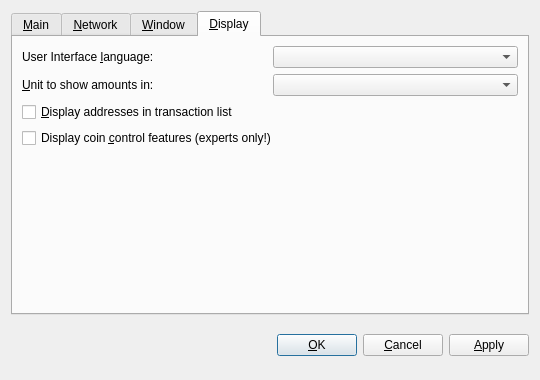
<?xml version="1.0" encoding="UTF-8"?>
<ui version="4.0">
 <class>OptionsDialog</class>
 <widget class="QDialog" name="OptionsDialog">
  <property name="geometry">
   <rect>
    <x>0</x>
    <y>0</y>
    <width>540</width>
    <height>380</height>
   </rect>
  </property>
  <property name="windowTitle">
   <string>Options</string>
  </property>
  <property name="styleSheet">
   <string notr="true"/>
  </property>
  <property name="modal">
   <bool>true</bool>
  </property>
  <layout class="QVBoxLayout" name="verticalLayout">
   <item>
    <widget class="QTabWidget" name="tabWidget">
     <property name="tabPosition">
      <enum>QTabWidget::North</enum>
     </property>
     <property name="currentIndex">
      <number>3</number>
     </property>
     <widget class="QWidget" name="tabMain">
      <attribute name="title">
       <string>&amp;Main</string>
      </attribute>
      <layout class="QVBoxLayout" name="verticalLayout_Main">
       <item>
        <widget class="QLabel" name="transactionFeeInfoLabel">
         <property name="text">
          <string>Optional transaction fee per kB that helps make sure your transactions are processed quickly. Most transactions are 1 kB. Fee 0.01 recommended.</string>
         </property>
         <property name="textFormat">
          <enum>Qt::PlainText</enum>
         </property>
         <property name="wordWrap">
          <bool>true</bool>
         </property>
        </widget>
       </item>
       <item>
        <layout class="QHBoxLayout" name="horizontalLayoutFee">
         <item>
          <widget class="QLabel" name="transactionFeeLabel">
           <property name="text">
            <string>Pay transaction &amp;fee</string>
           </property>
           <property name="textFormat">
            <enum>Qt::PlainText</enum>
           </property>
           <property name="buddy">
            <cstring>transactionFee</cstring>
           </property>
          </widget>
         </item>
         <item>
          <widget class="BitcoinAmountField" name="transactionFee"/>
         </item>
         <item>
          <spacer name="horizontalSpacerFee">
           <property name="orientation">
            <enum>Qt::Horizontal</enum>
           </property>
           <property name="sizeHint" stdset="0">
            <size>
             <width>40</width>
             <height>20</height>
            </size>
           </property>
          </spacer>
         </item>
        </layout>
       </item>
       <item>
        <widget class="QLabel" name="reserveBalanceInfoLabel">
         <property name="text">
          <string>Reserved amount does not participate in staking and is therefore spendable at any time.</string>
         </property>
         <property name="textFormat">
          <enum>Qt::PlainText</enum>
         </property>
         <property name="wordWrap">
          <bool>true</bool>
         </property>
        </widget>
       </item>
       <item>
        <layout class="QHBoxLayout" name="horizontalLayoutReserveBalance">
         <item>
          <widget class="QLabel" name="reserveBalanceLabel">
           <property name="text">
            <string>Reserve</string>
           </property>
           <property name="textFormat">
            <enum>Qt::PlainText</enum>
           </property>
           <property name="buddy">
            <cstring>reserveBalance</cstring>
           </property>
          </widget>
         </item>
         <item>
          <widget class="BitcoinAmountField" name="reserveBalance"/>
         </item>
         <item>
          <spacer name="horizontalSpacerReserveBalance">
           <property name="orientation">
            <enum>Qt::Horizontal</enum>
           </property>
           <property name="sizeHint" stdset="0">
            <size>
             <width>40</width>
             <height>20</height>
            </size>
           </property>
          </spacer>
         </item>
        </layout>
       </item>
       <item>
        <widget class="QCheckBox" name="bitcoinAtStartup">
         <property name="toolTip">
          <string>Automatically start castle after logging in to the system.</string>
         </property>
         <property name="text">
          <string>&amp;Start castle on system login</string>
         </property>
        </widget>
       </item>
       <item>
        <widget class="QCheckBox" name="detachDatabases">
         <property name="toolTip">
          <string>Detach block and address databases at shutdown. This means they can be moved to another data directory, but it slows down shutdown. The wallet is always detached.</string>
         </property>
         <property name="text">
          <string>&amp;Detach databases at shutdown</string>
         </property>
        </widget>
       </item>
       <item>
        <spacer name="verticalSpacer_Main">
         <property name="orientation">
          <enum>Qt::Vertical</enum>
         </property>
         <property name="sizeHint" stdset="0">
          <size>
           <width>20</width>
           <height>40</height>
          </size>
         </property>
        </spacer>
       </item>
      </layout>
     </widget>
     <widget class="QWidget" name="tabNetwork">
      <attribute name="title">
       <string>&amp;Network</string>
      </attribute>
      <layout class="QVBoxLayout" name="verticalLayout_Network">
       <item>
        <widget class="QCheckBox" name="mapPortUpnp">
         <property name="toolTip">
          <string>Automatically open the castle client port on the router. This only works when your router supports UPnP and it is enabled.</string>
         </property>
         <property name="text">
          <string>Map port using &amp;UPnP</string>
         </property>
        </widget>
       </item>
       <item>
        <widget class="QCheckBox" name="connectSocks">
         <property name="toolTip">
          <string>Connect to the castle network through a SOCKS proxy (e.g. when connecting through Tor).</string>
         </property>
         <property name="text">
          <string>&amp;Connect through SOCKS proxy:</string>
         </property>
        </widget>
       </item>
       <item>
        <layout class="QHBoxLayout" name="horizontalLayout_Network">
         <item>
          <widget class="QLabel" name="proxyIpLabel">
           <property name="text">
            <string>Proxy &amp;IP:</string>
           </property>
           <property name="textFormat">
            <enum>Qt::PlainText</enum>
           </property>
           <property name="buddy">
            <cstring>proxyIp</cstring>
           </property>
          </widget>
         </item>
         <item>
          <widget class="QValidatedLineEdit" name="proxyIp">
           <property name="maximumSize">
            <size>
             <width>140</width>
             <height>16777215</height>
            </size>
           </property>
           <property name="toolTip">
            <string>IP address of the proxy (e.g. 127.0.0.1)</string>
           </property>
          </widget>
         </item>
         <item>
          <widget class="QLabel" name="proxyPortLabel">
           <property name="text">
            <string>&amp;Port:</string>
           </property>
           <property name="textFormat">
            <enum>Qt::PlainText</enum>
           </property>
           <property name="buddy">
            <cstring>proxyPort</cstring>
           </property>
          </widget>
         </item>
         <item>
          <widget class="QLineEdit" name="proxyPort">
           <property name="maximumSize">
            <size>
             <width>55</width>
             <height>16777215</height>
            </size>
           </property>
           <property name="toolTip">
            <string>Port of the proxy (e.g. 9050)</string>
           </property>
          </widget>
         </item>
         <item>
          <widget class="QLabel" name="socksVersionLabel">
           <property name="text">
            <string>SOCKS &amp;Version:</string>
           </property>
           <property name="textFormat">
            <enum>Qt::PlainText</enum>
           </property>
           <property name="buddy">
            <cstring>socksVersion</cstring>
           </property>
          </widget>
         </item>
         <item>
          <widget class="QValueComboBox" name="socksVersion">
           <property name="toolTip">
            <string>SOCKS version of the proxy (e.g. 5)</string>
           </property>
          </widget>
         </item>
         <item>
          <spacer name="horizontalSpacer_Network">
           <property name="orientation">
            <enum>Qt::Horizontal</enum>
           </property>
           <property name="sizeHint" stdset="0">
            <size>
             <width>40</width>
             <height>20</height>
            </size>
           </property>
          </spacer>
         </item>
        </layout>
       </item>
       <item>
        <spacer name="verticalSpacer_Network">
         <property name="orientation">
          <enum>Qt::Vertical</enum>
         </property>
         <property name="sizeHint" stdset="0">
          <size>
           <width>20</width>
           <height>40</height>
          </size>
         </property>
        </spacer>
       </item>
      </layout>
     </widget>
     <widget class="QWidget" name="tabWindow">
      <attribute name="title">
       <string>&amp;Window</string>
      </attribute>
      <layout class="QVBoxLayout" name="verticalLayout_Window">
       <item>
        <widget class="QCheckBox" name="minimizeToTray">
         <property name="toolTip">
          <string>Show only a tray icon after minimizing the window.</string>
         </property>
         <property name="text">
          <string>&amp;Minimize to the tray instead of the taskbar</string>
         </property>
        </widget>
       </item>
       <item>
        <widget class="QCheckBox" name="minimizeOnClose">
         <property name="toolTip">
          <string>Minimize instead of exit the application when the window is closed. When this option is enabled, the application will be closed only after selecting Quit in the menu.</string>
         </property>
         <property name="text">
          <string>M&amp;inimize on close</string>
         </property>
        </widget>
       </item>
       <item>
        <spacer name="verticalSpacer_Window">
         <property name="orientation">
          <enum>Qt::Vertical</enum>
         </property>
         <property name="sizeHint" stdset="0">
          <size>
           <width>20</width>
           <height>40</height>
          </size>
         </property>
        </spacer>
       </item>
      </layout>
     </widget>
     <widget class="QWidget" name="tabDisplay">
      <attribute name="title">
       <string>&amp;Display</string>
      </attribute>
      <layout class="QVBoxLayout" name="verticalLayout_Display">
       <item>
        <layout class="QHBoxLayout" name="horizontalLayout_1_Display">
         <item>
          <widget class="QLabel" name="langLabel">
           <property name="text">
            <string>User Interface &amp;language:</string>
           </property>
           <property name="textFormat">
            <enum>Qt::PlainText</enum>
           </property>
           <property name="buddy">
            <cstring>lang</cstring>
           </property>
          </widget>
         </item>
         <item>
          <widget class="QValueComboBox" name="lang">
           <property name="toolTip">
            <string>The user interface language can be set here. This setting will take effect after restarting castle.</string>
           </property>
          </widget>
         </item>
        </layout>
       </item>
       <item>
        <layout class="QHBoxLayout" name="horizontalLayout_2_Display">
         <item>
          <widget class="QLabel" name="unitLabel">
           <property name="text">
            <string>&amp;Unit to show amounts in:</string>
           </property>
           <property name="textFormat">
            <enum>Qt::PlainText</enum>
           </property>
           <property name="buddy">
            <cstring>unit</cstring>
           </property>
          </widget>
         </item>
         <item>
          <widget class="QValueComboBox" name="unit">
           <property name="toolTip">
            <string>Choose the default subdivision unit to show in the interface and when sending coins.</string>
           </property>
          </widget>
         </item>
        </layout>
       </item>
       <item>
        <widget class="QCheckBox" name="displayAddresses">
         <property name="toolTip">
          <string>Whether to show castle addresses in the transaction list or not.</string>
         </property>
         <property name="text">
          <string>&amp;Display addresses in transaction list</string>
         </property>
        </widget>
       </item>
       <item>
        <widget class="QCheckBox" name="coinControlFeatures">
         <property name="toolTip">
          <string>Whether to show coin control features or not.</string>
         </property>
         <property name="text">
          <string>Display coin &amp;control features (experts only!)</string>
         </property>
        </widget>
       </item>
       <item>
        <spacer name="verticalSpacer_Display">
         <property name="orientation">
          <enum>Qt::Vertical</enum>
         </property>
         <property name="sizeHint" stdset="0">
          <size>
           <width>20</width>
           <height>40</height>
          </size>
         </property>
        </spacer>
       </item>
      </layout>
     </widget>
    </widget>
   </item>
   <item>
    <layout class="QHBoxLayout" name="horizontalLayout_Buttons">
     <item>
      <spacer name="horizontalSpacer_1">
       <property name="orientation">
        <enum>Qt::Horizontal</enum>
       </property>
       <property name="sizeHint" stdset="0">
        <size>
         <width>40</width>
         <height>48</height>
        </size>
       </property>
      </spacer>
     </item>
     <item>
      <widget class="QLabel" name="statusLabel">
       <property name="font">
        <font>
         <weight>75</weight>
         <bold>true</bold>
        </font>
       </property>
       <property name="text">
        <string/>
       </property>
       <property name="textFormat">
        <enum>Qt::PlainText</enum>
       </property>
       <property name="wordWrap">
        <bool>true</bool>
       </property>
      </widget>
     </item>
     <item>
      <spacer name="horizontalSpacer_2">
       <property name="orientation">
        <enum>Qt::Horizontal</enum>
       </property>
       <property name="sizeHint" stdset="0">
        <size>
         <width>40</width>
         <height>48</height>
        </size>
       </property>
      </spacer>
     </item>
     <item>
      <widget class="QPushButton" name="okButton">
       <property name="text">
        <string>&amp;OK</string>
       </property>
      </widget>
     </item>
     <item>
      <widget class="QPushButton" name="cancelButton">
       <property name="text">
        <string>&amp;Cancel</string>
       </property>
       <property name="autoDefault">
        <bool>false</bool>
       </property>
      </widget>
     </item>
     <item>
      <widget class="QPushButton" name="applyButton">
       <property name="text">
        <string>&amp;Apply</string>
       </property>
       <property name="autoDefault">
        <bool>false</bool>
       </property>
      </widget>
     </item>
    </layout>
   </item>
  </layout>
 </widget>
 <customwidgets>
  <customwidget>
   <class>QValidatedLineEdit</class>
   <extends>QLineEdit</extends>
   <header>qvalidatedlineedit.h</header>
  </customwidget>
  <customwidget>
   <class>BitcoinAmountField</class>
   <extends>QLineEdit</extends>
   <header>bitcoinamountfield.h</header>
   <container>1</container>
  </customwidget>
  <customwidget>
   <class>QValueComboBox</class>
   <extends>QComboBox</extends>
   <header>qvaluecombobox.h</header>
  </customwidget>
 </customwidgets>
 <resources/>
 <connections/>
</ui>
